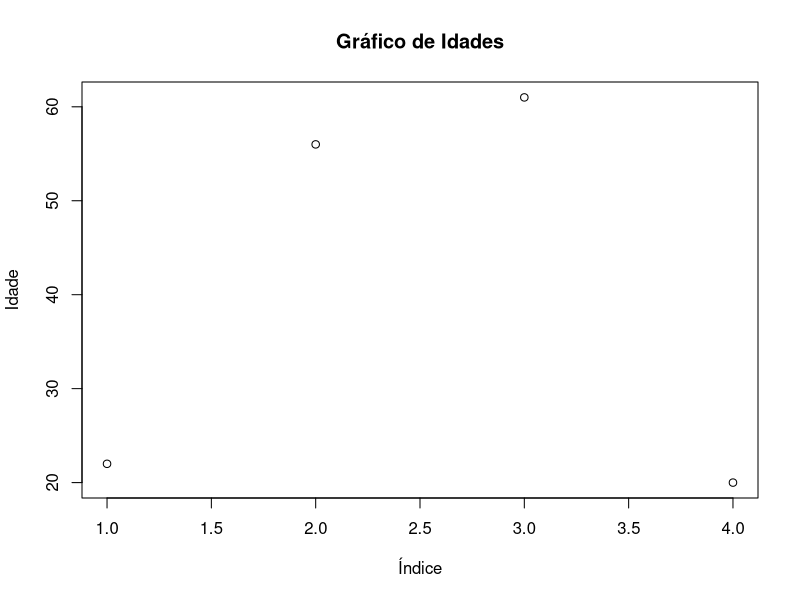
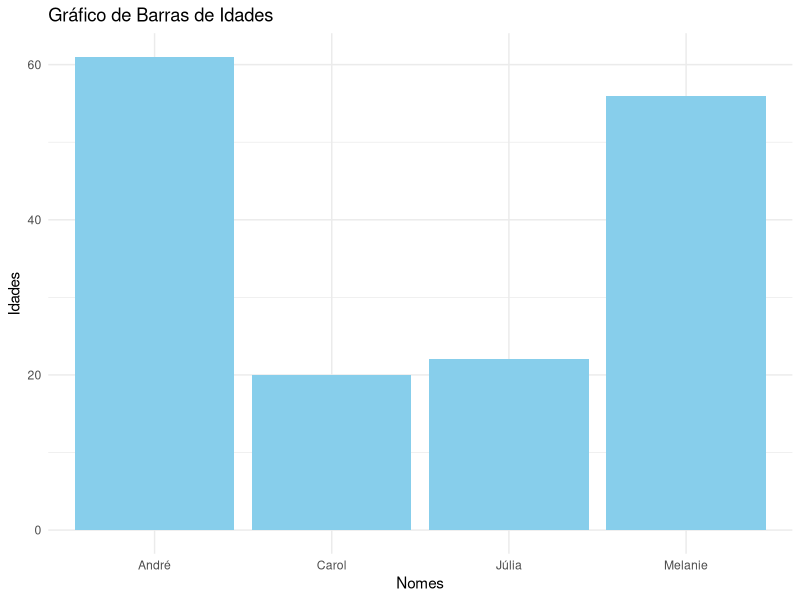

These figures' R source, in order:

dados <- data.frame(nomes = c("Júlia", "Melanie", "André", "Carol"), idades = c(22, 56, 61, 20))

str(dados)

dados$idades

plot(dados$idades, main="Gráfico de Idades", xlab="Índice", ylab="Idade")

library(ggplot2)

ggplot(dados, aes(x = nomes, y = idades)) +
  geom_bar(stat = "identity", fill = "skyblue") +
  theme_minimal() +
  labs(title = "Gráfico de Barras de Idades", x = "Nomes", y =  "Idades")
